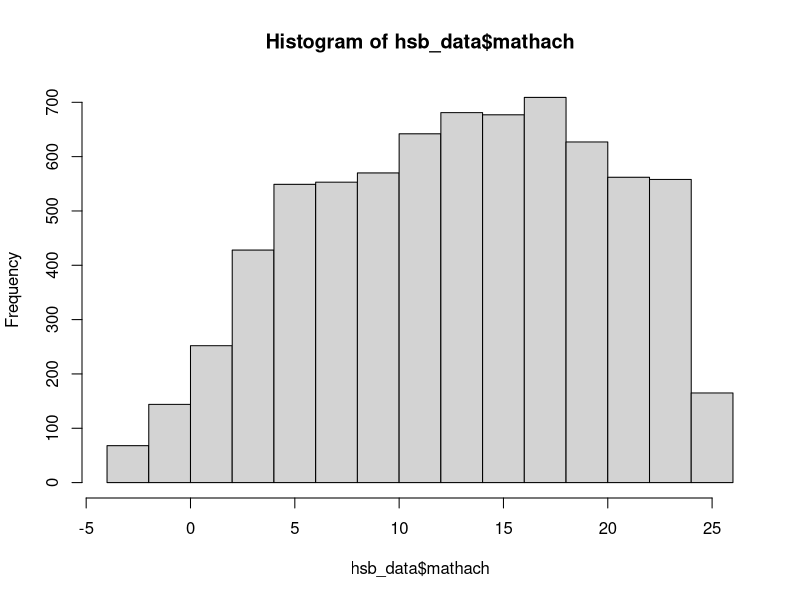
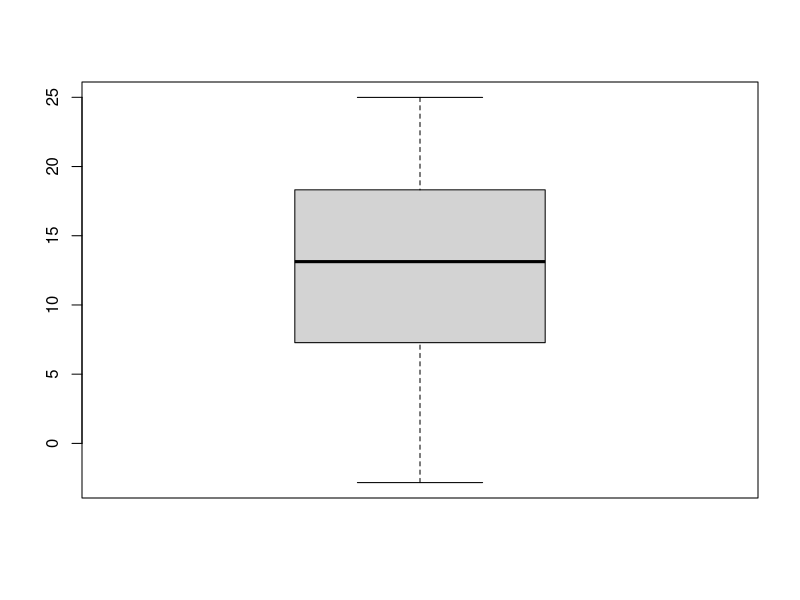
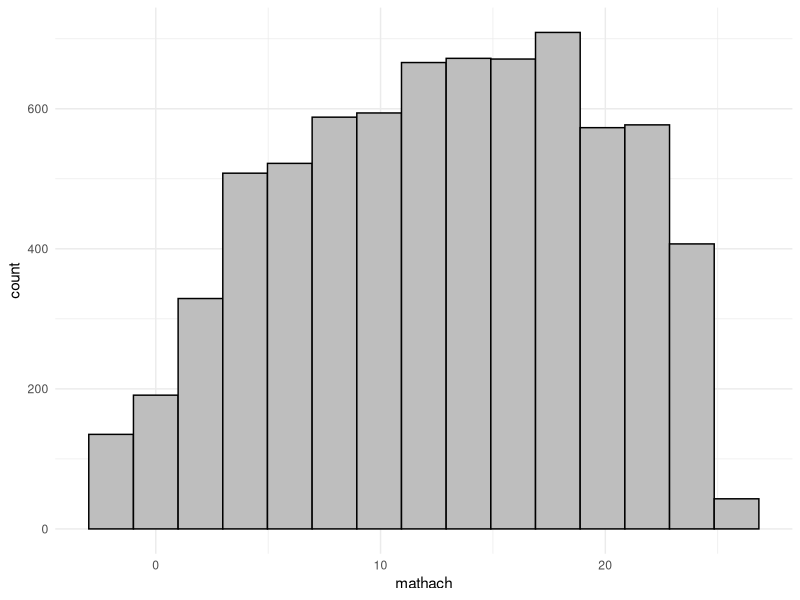
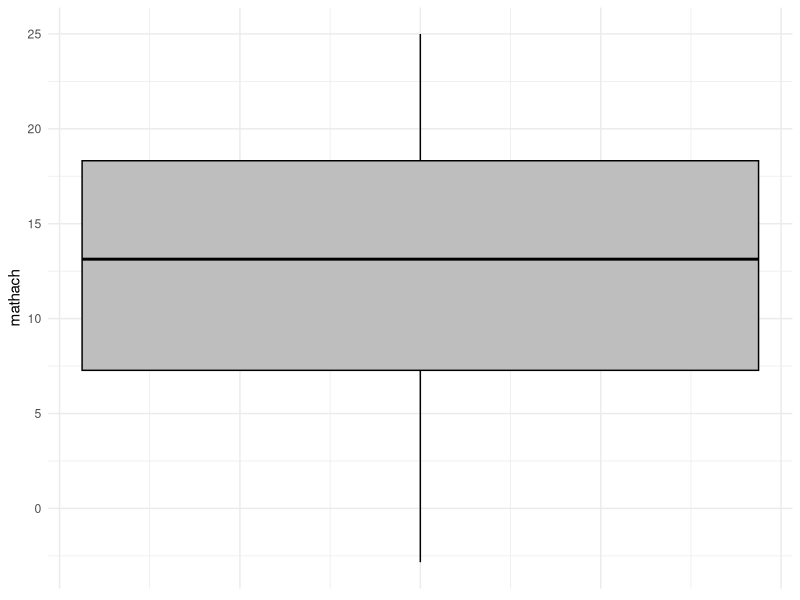
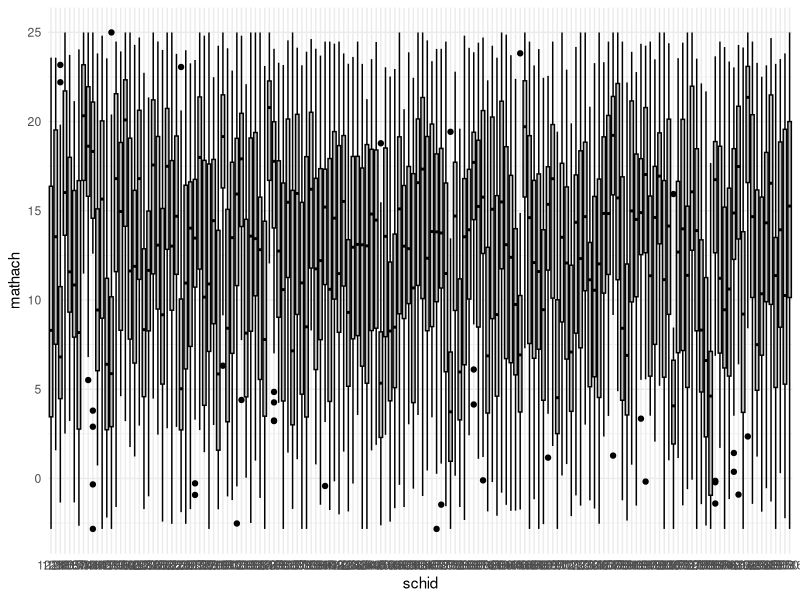
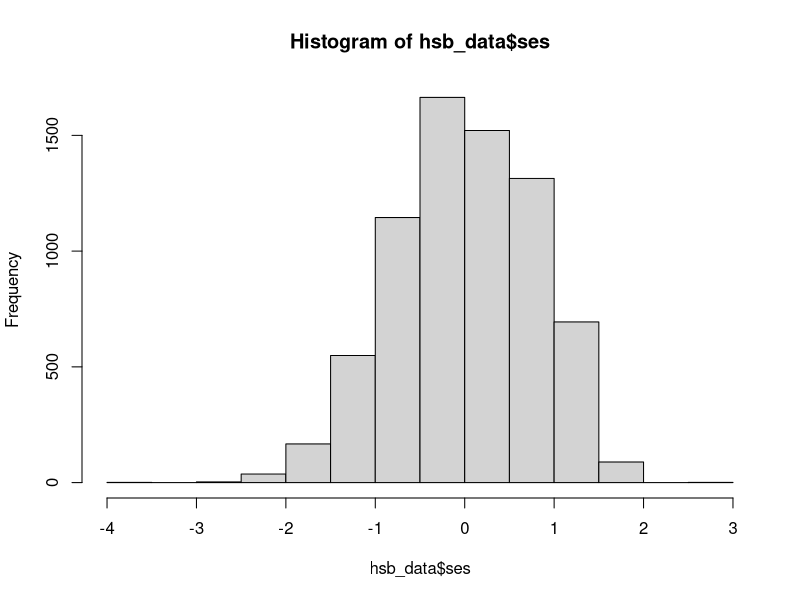
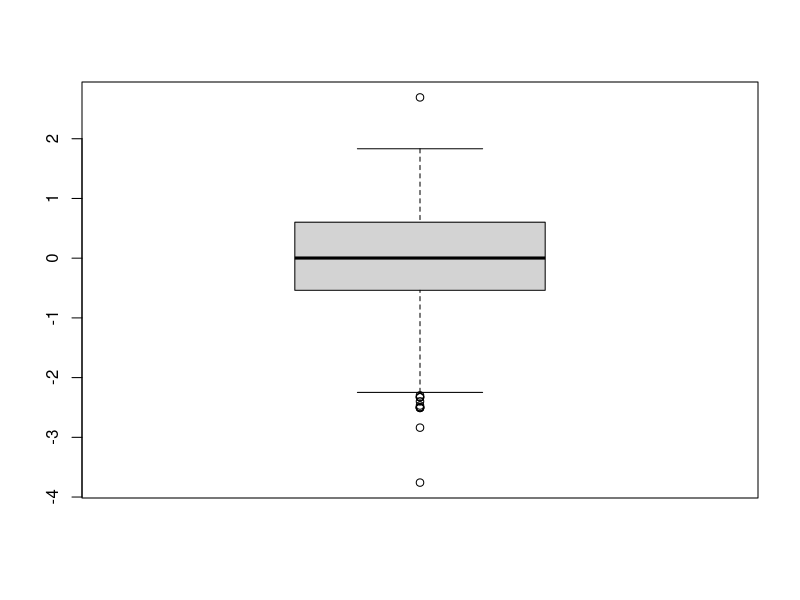
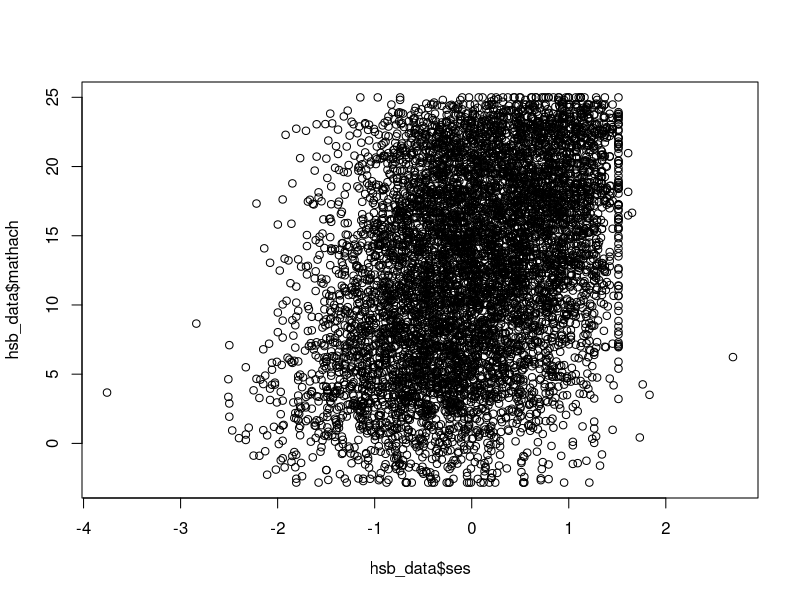

These figures' R source, in order:
## ---- chunk 1
knitr::opts_chunk$set(echo = TRUE)
## ---- chunk 2
library(tidyverse)
#install.packages("lme4")
library(lme4)
#install.packages("merTools")
library(merTools)
## ---- chunk 3
# ?hsb or help(hsb) to learn a bit more about the data.

hsb_data <- hsb

glimpse(hsb_data)
## ---- chunk 4
hist(hsb_data$mathach)
boxplot(hsb_data$mathach)
summary(hsb_data$mathach)

hsb_data %>% summarise(n=n(),
                       mean=mean(mathach),
                       sd=sd(mathach),
                       min = min(mathach),
                       max = max(mathach))

ggplot(data = hsb_data, aes(x=mathach)) + 
  geom_histogram(colour="black", fill="grey", bins=15) +
  theme_minimal() 

ggplot(data = hsb_data, aes(y=mathach)) + 
  geom_boxplot(colour="black", fill="grey") +
  theme_minimal() +
  theme(axis.ticks.x = element_blank(), # removes x-axis ticks and scale
        axis.text.x = element_blank()) 

## ---- chunk 5
hsb_data %>% group_by(schid) %>% 
                      summarise(n=n(),
                       mean=mean(mathach),
                       sd=sd(mathach),
                       min = min(mathach),
                       max = max(mathach))


# how many distinct schools are there?

hsb_data %>% group_by(schid) %>% summarise() %>% summarise(n=n())

ggplot(data = hsb_data, aes(y=mathach, x=schid)) + 
  geom_boxplot(colour="black", fill="grey") +
  theme_minimal() 
## ---- chunk 6
## Math Scores

hist(hsb_data$ses)
boxplot(hsb_data$ses)
summary(hsb_data$ses)

hsb_data %>% summarise(n=n(),
                       mean=mean(ses),
                       sd=sd(ses),
                       min = min(ses),
                       max = max(ses))

## SES vs Math Scores
plot(hsb_data$ses, hsb_data$mathach)
cor(hsb_data$ses, hsb_data$mathach)

## ---- chunk 7
hsb_data %>% mutate(newid = as.numeric(schid)) %>% 
  filter(newid < 2000) %>%  
  ggplot(aes(x=ses, y=mathach, color=schid)) + 
  geom_point(size=2)


hsb_data %>% mutate(newid = as.numeric(schid)) %>% 
  filter(newid > 2000 & newid < 3000) %>%  
  ggplot(aes(x=ses, y=mathach, color=schid)) + 
  geom_point(size=2)

## ---- chunk 8
hsb_data %>% group_by(schid) %>% 
  summarise(mean_math = mean(mathach),
            mean_ses = mean(ses),
            r = cor(mathach, ses))

## ---- chunk 9
hsb_data %>% group_by(schid) %>% 
  summarise(mean_math = mean(mathach),
            mean_ses = mean(ses),
            r = cor(mathach, ses)) %>% 
  ggplot(aes(x=mean_math))+geom_histogram()


hsb_data %>% group_by(schid) %>% 
  summarise(mean_math = mean(mathach),
            mean_ses = mean(ses),
            r = cor(mathach, ses)) %>% 
  ggplot(aes(x=mean_ses))+geom_histogram()


hsb_data %>% group_by(schid) %>% 
  summarise(mean_math = mean(mathach),
            mean_ses = mean(ses),
            r = cor(mathach, ses)) %>% 
  ggplot(aes(x=r))+geom_histogram()
## ---- chunk 10
hsb_data %>% group_by(female) %>% 
                      summarise(n=n(),
                       mean=mean(mathach),
                       sd=sd(mathach),
                       min = min(mathach),
                       max = max(mathach))

ggplot(data = hsb_data, aes(x=female)) + 
  geom_bar(colour="black", fill="grey") +
  theme_minimal() 

ggplot(data = hsb_data, aes(y=mathach, x=as.factor(female))) + 
  geom_boxplot(colour="black", fill="grey") +
  theme_minimal() 
## ---- chunk 11
hsb_data %>% group_by(schtype) %>% 
                      summarise(n=n(),
                       mean=mean(mathach),
                       median = median(mathach),
                       sd=sd(mathach),
                       min = min(mathach),
                       max = max(mathach))

ggplot(data = hsb_data, aes(x=schtype)) + 
  geom_bar(colour="black", fill="grey") +
  theme_minimal() 

ggplot(data = hsb_data, aes(y=mathach, x=as.factor(schtype))) + 
  geom_boxplot(colour="black", fill="grey") +
  theme_minimal() 
## ---- chunk 12
model1 <- lmer(mathach ~ 1 + (1|schid), REML=FALSE, data=hsb)

# REML - Restricted Maximum Likelihood Estimation
summary(model1)
confint(model1)
## ---- chunk 13
alt_model1 <- lmer(mathach ~ (1|schid), REML=FALSE, data=hsb)
## ---- chunk 14
predict(model1, tibble(schid="1224"))
predict(alt_model1, tibble(schid="1224"))
## ---- chunk 15
hsb_data %>% summarise(n=n(), mean=mean(mathach))

hsb_data %>% group_by(schid) %>% 
                      summarise(n=n(),
                       mean=mean(mathach))
## ---- chunk 16
model2 <- lmer(mathach ~ 1+ses+(1|schid), REML=FALSE, data=hsb)
alt_model2 <- lmer(mathach ~ ses+(1|schid), REML=FALSE, data=hsb)

# REML - Restricted Maximum Likelihood Estimation
summary(model2)
confint(model2)
## ---- chunk 17
predict(model2, tibble(schid="6816", female=1, ses=0.4))
predict(model2, tibble(schid="6816", ses=0.4))
## ---- chunk 18
model3 <- lmer(mathach ~ ses+(ses|schid), REML=FALSE, data=hsb)

# REML - Restricted Maximum Likelihood Estimation
summary(model3)
confint(model3)
## ---- chunk 19
median(hsb_data$mathach)

hsb_data <- hsb_data %>% mutate(top50math = case_when(mathach>=median(hsb_data$mathach)~1,
                                          mathach<median(hsb_data$mathach)~0))
## ---- chunk 20
logmodel1 <- glmer(top50math ~ (1|schid), data=hsb_data, family="binomial")
summary(logmodel1)
confint(logmodel1)
## ---- chunk 21
predict(logmodel1, tibble(schid="1224"), type="response")

### OR

exp(predict(logmodel1, tibble(schid="1224")))/(1+exp(predict(logmodel1, tibble(schid="1224"))))
## ---- chunk 22
logmodel2 <- glmer(top50math ~ female+ses+(1|schid), data=hsb_data, family="binomial")
summary(logmodel2)
confint(logmodel2)
## ---- chunk 23
predict(logmodel2, tibble(schid="1224", female=0, ses=1.2), type="response")

### OR

exp(predict(logmodel2,  tibble(schid="1224", female=0, ses=1.2)))/(1+exp(predict(logmodel2,  tibble(schid="1224", female=0, ses=1.2))))
